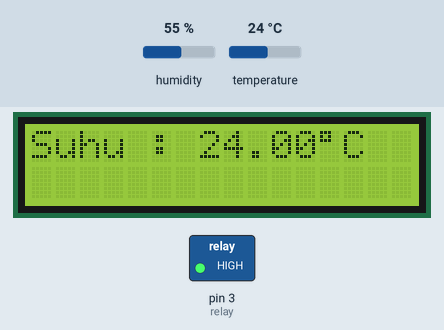
Simulated run of this sketch. Board: Arduino Uno, built with avr-gcc and run on an emulated ATmega328P. On the bench: 16×2 character LCD, switched loads named in the sketch (green lamp = pin HIGH). The inputs (shaded band) are chosen by the test bench; at power-on: temperature 24 °C, humidity 55 %.

Above: at 4.2 s.
4.3 s: temperature set to 31 °C
At 5.7 s:
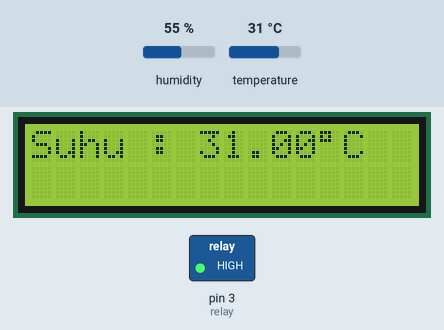
7.1 s: temperature set to 34 °C
At 8.1 s:
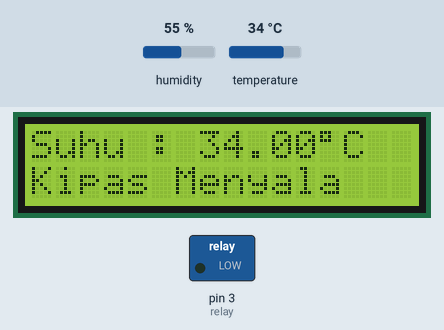
9.9 s: temperature set to 12 °C
At 12.1 s:
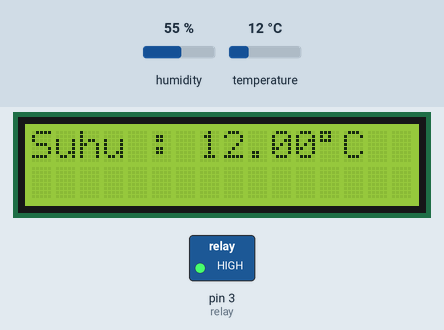
Timing chart, 0 to 13.6 s (numbered marks = the images above; inputs shaded):
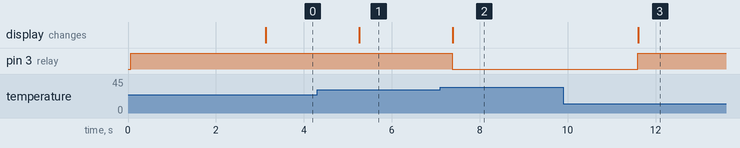

The sketch:

tiktok_smartFan.ino
```cpp
#include <Wire.h>
#include <LiquidCrystal_I2C.h>
#include "DHT.h"

#define DHTPIN 2
#define relay 3
#define DHTTYPE DHT11
DHT dht(DHTPIN, DHTTYPE);
LiquidCrystal_I2C lcd(0x27, 16, 2);

void setup() {
  Serial.begin(115200);
  dht.begin();
  lcd.init();
  lcd.backlight();
  pinMode(relay, OUTPUT);
  digitalWrite(relay, 1);
  lcd.setCursor(0,0);
  lcd.print("Rio_201020100020");
  delay(3000);
  lcd.clear();
  // put your setup code here, to run once:
}

void loop() {
  float t = dht.readTemperature();
  if (isnan(t)) {
    Serial.println(F("Failed to read from DHT sensor!"));
    return;
  }
  lcd.setCursor(0, 0);
  lcd.print("Suhu : ");
  lcd.print(t);
  lcd.print((char)223);
  lcd.print("C");
  lcd.print("    ");
  if (t > 32) {
    digitalWrite(relay, 0);
    lcd.setCursor(0,1);
    lcd.print("Kipas Menyala");
  } else {
    digitalWrite(relay, 1);
    lcd.setCursor(0,1);
    lcd.print("              ");
  }
  delay(100);
  // put your main code here, to run repeatedly:
}
```

Measured:
- the behaviour switches between 32 and 33 °C on temperature (found by bisection; images 1 and 2)
- after the input at 4.3 s, the display: changes after 0.96 s (image 1)
- after the input at 7.1 s, pin 3 (relay): HIGH → LOW after 0.27 s; the display: changes after 0.29 s (image 2)
- after the input at 9.9 s, pin 3 (relay): LOW → HIGH after 1.7 s; the display: changes after 1.7 s (image 3)
